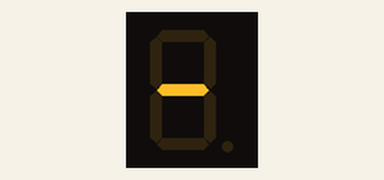
Recording of a sketch running on a simulated ESP32. Shown: 1-digit seven-segment display. Wiring (inferred from the names in the program): 1-digit 7-segment display, segments lit when HIGH: segments GPIO 15, GPIO 2, GPIO 4, GPIO 5, GPIO 18, GPIO 19, GPIO 21. The segment pins are drawn as the display they are named for.

Above: at 4.6 s.
At 7.6 s:
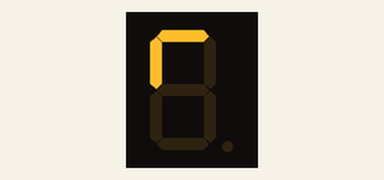
At 9.6 s:
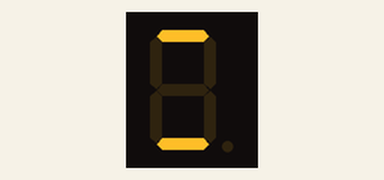
At 11.6 s:
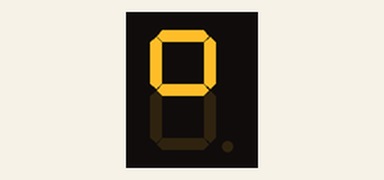
At 15.6 s:
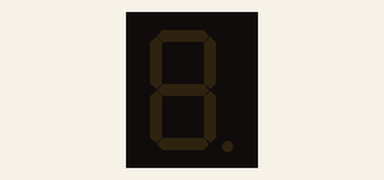
At 19.6 s:
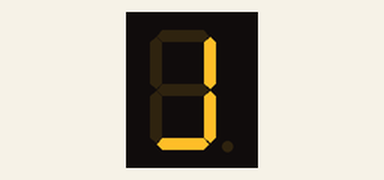

Measured:
- by itself, everything shown: repeats every 16.0 s, in 16 steps
- what the display in image 0 shows lasts 1.0 s, from 4.5 s to 5.5 s

The sketch:

seven_segment_display.ino
```cpp
//Author: Rohan Joshi
//Project: Using ESP 32 and a single seven segment display to display hexadecimal numbers 0-9 and A-F
int displaypin[7]={15,2,4,5,18,19,21};
byte numarray[16][7]={  {0,0,0,0,0,0,1},   //0
                       {1,1,0,0,1,1,1},   //1
                       {0,0,1,0,0,1,0},   //2
                       {1,0,0,0,0,1,0},   //3
                       {1,1,0,0,1,0,0},   //4
                       {1,0,0,1,0,0,0},   //5
                       {0,0,0,1,0,0,0},   //6
                       {1,1,0,0,0,1,1},   //7
                       {0,0,0,0,0,0,0},   //8
                       {1,0,0,0,0,0,0},   //9
                       {0,1,0,0,0,0,0},   //A
                       {0,0,0,0,0,0,0},   //B Same as 8
                       {0,0,1,1,0,0,1},   //C
                       {0,0,0,0,0,0,1},   //D Same as 0
                       {0,0,1,1,0,0,0},   //E
                       {0,1,1,1,0,0,0}    //F
                      };

void setup() {
  for(int i=0;i<7;i++)
  {
    pinMode(displaypin[i],OUTPUT);
    digitalWrite(displaypin[i],LOW);
    delay(500);
  }
}

void loop() {
  for(int i=0;i<16;i++)
  {
    delay(1000);
    Display(i);
  }
}

void Display(int number){
  for(int i=0;i<7;i++)
  {
    digitalWrite(displaypin[i],numarray[number][i]);
  }
}
```
